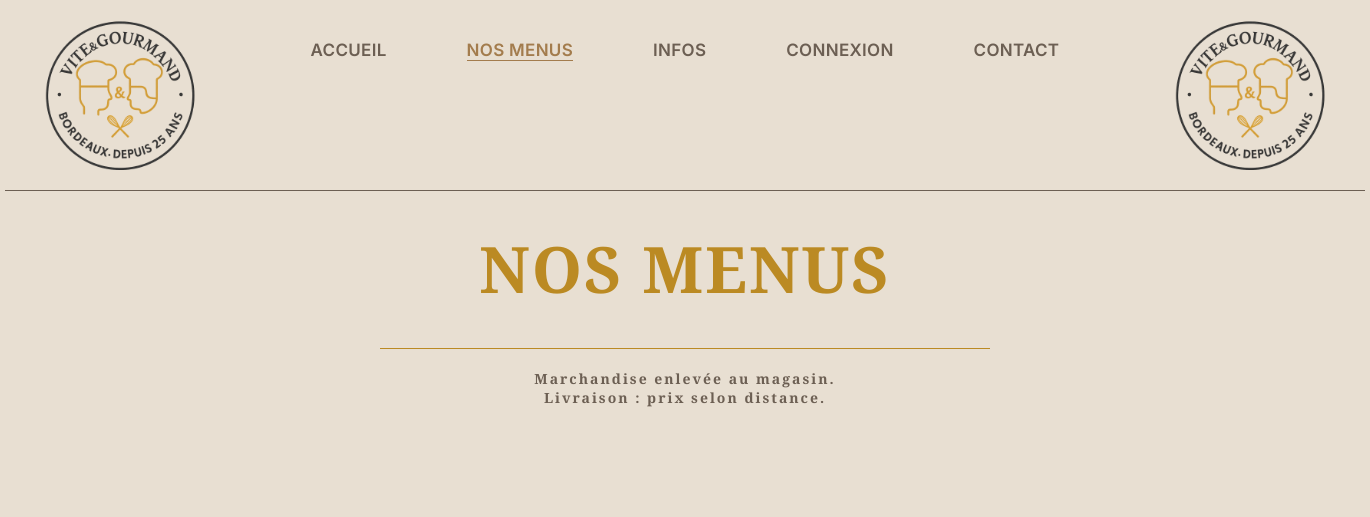
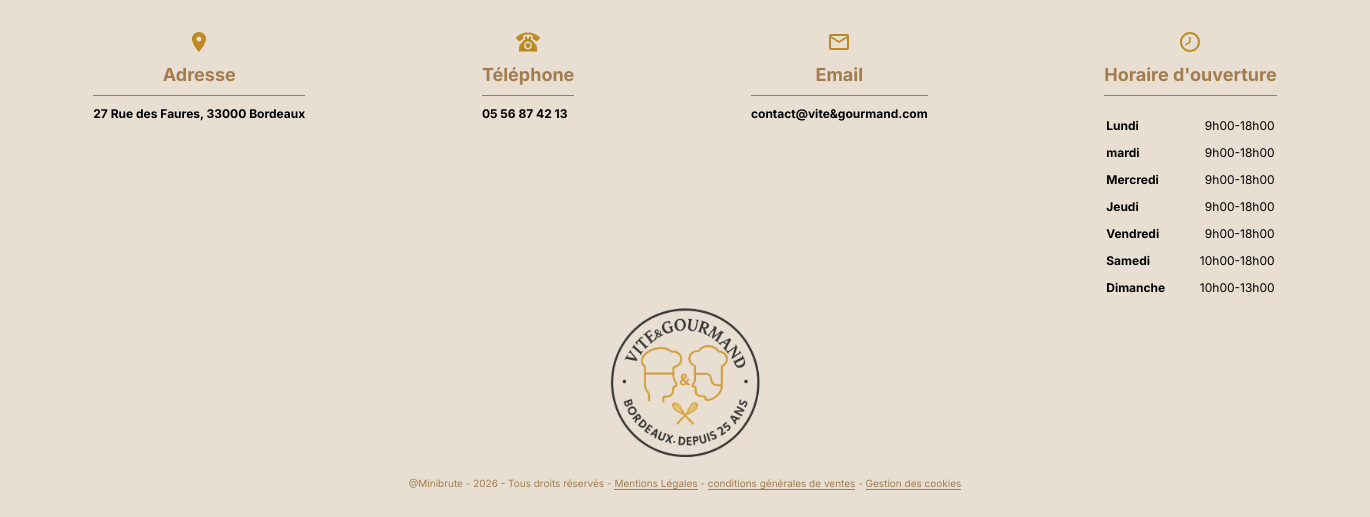
The page /nos-menus.php on the database as committed earlier (2 pictures, top to bottom).
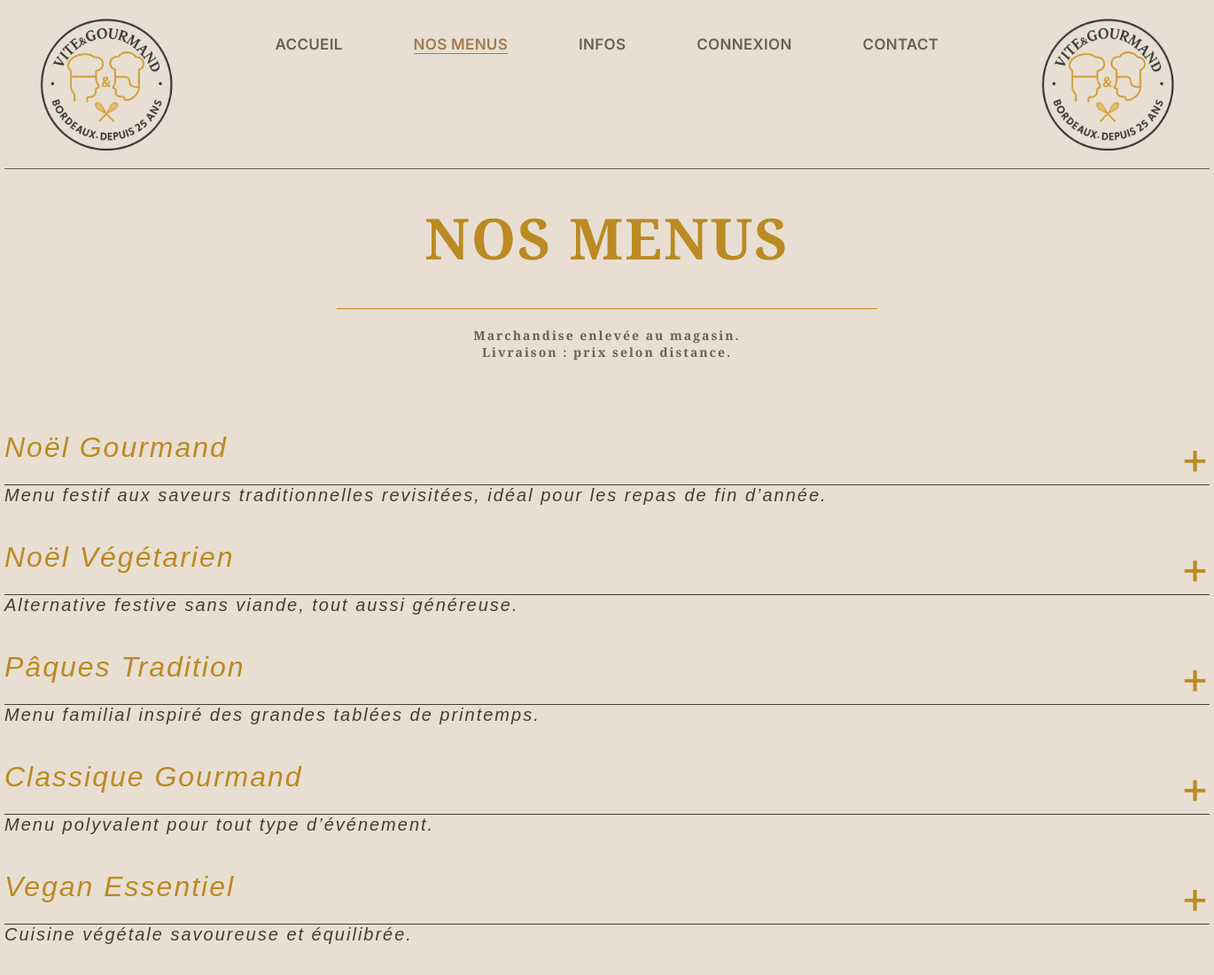
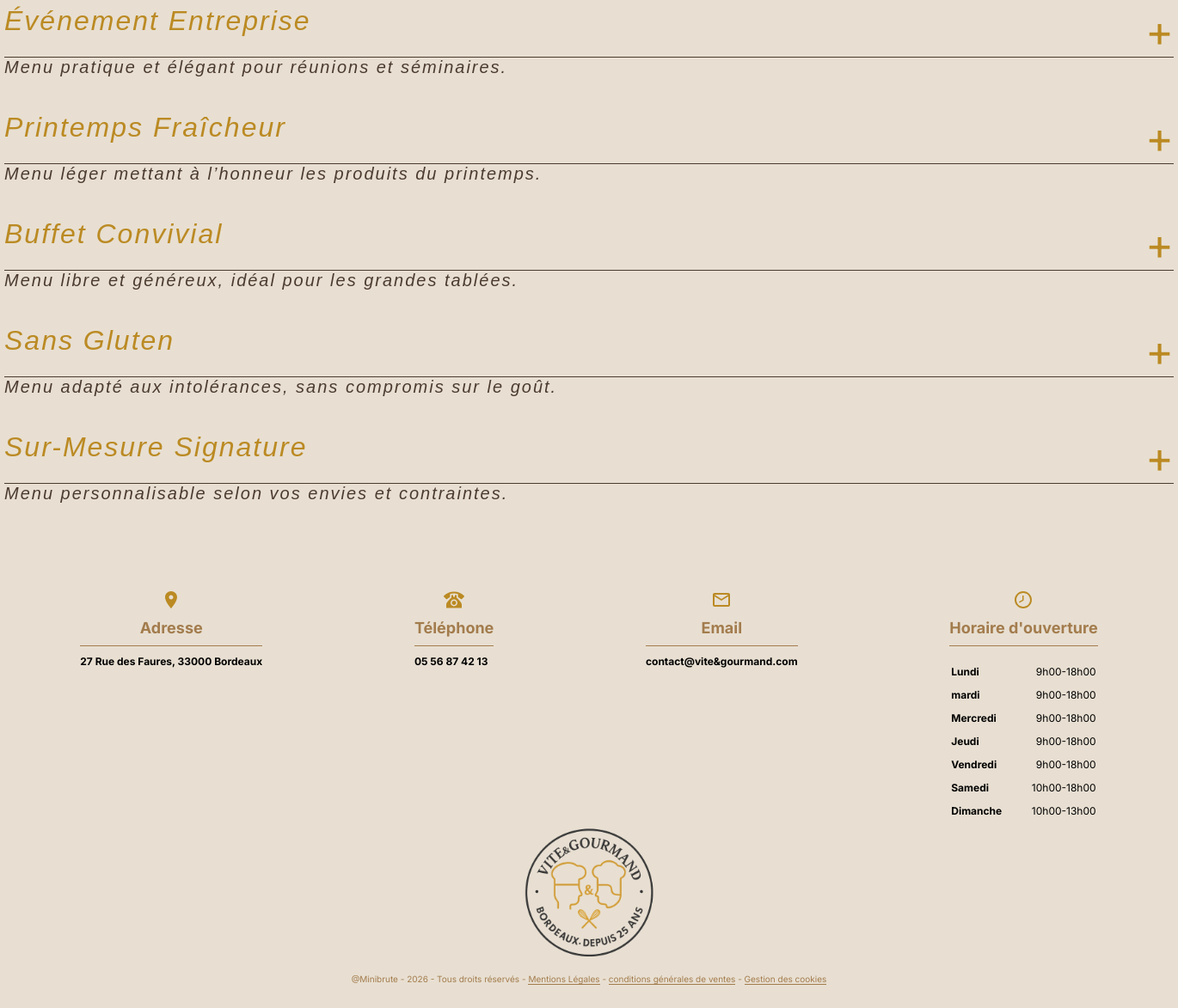
The same page on the database as committed later (2 pictures, top to bottom).
### tables this page shows
CREATE TABLE IF NOT EXISTS `menus` (
  `menu_id` int NOT NULL AUTO_INCREMENT,
  `titre` varchar(50) NOT NULL,
  `description` text NOT NULL,
  `photo1` longblob,
  `mime_photo1` varchar(50) NOT NULL,
  `photo2` longblob,
  `mime_photo2` varchar(50) NOT NULL,
  `photo3` longblob,
  `mime_photo3` varchar(50) NOT NULL,
  `regime` varchar(20) NOT NULL,
  `entree` varchar(50) NOT NULL,
  `plat` varchar(50) NOT NULL,
  `dessert` varchar(50) NOT NULL,
  `allergene` varchar(100) NOT NULL,
  `Nombre_minimum_de_personnes` int NOT NULL,
  `prix` double NOT NULL,
  `conditions` varchar(250) NOT NULL,
  `stock` int NOT NULL,
  PRIMARY KEY (`menu_id`)
);

### nos-menus.php (the view, shortened to what this page needs)
<!DOCTYPE html>
<html lang="en">
<head>
    <link rel="stylesheet" href="css/style.css">
</head>
<?php
    $connexionBdd = new PDO('mysql:host=localhost;dbname=viteetgourmand;charset=utf8', 'root', '');
?>
<body>
    <header>
       <img class="logo-header" src="img/logoblanc_cercle_transparent_150.png">
       <div class="nav-header">
            <ul class="nav-classic">
                <li><a href="index.php">ACCUEIL</a></li>
                <li class="active"><a href="nos-menus.php">NOS MENUS</a></li>
                <li><a href="#info">INFOS</a></li>
                <li><a href="connexion.php">CONNEXION</a></li>
                <li><a href="contact.php">CONTACT</a></li>
            </ul>
        </div>
       <img class="logo-header-2" src="img/logoblanc_cercle_transparent_150.png">
    </header>
    <main>
        <div class="titre-page">
            <h1 class="titre-page">NOS MENUS</h1>
            <div class="trait-titre-page"></div>
            <p class="titre-page">Marchandise enlevée au magasin.</br>
            Livraison : prix selon distance.</p>
        </div>
        <section class="liste-menu">
            <?php
                $bddMenu=$connexionBdd->query(" SELECT * FROM menus ");
                $bddMenu->setFetchMode(PDO::FETCH_OBJ);
                if ($resultatMenu = $bddMenu->fetch()){
                    do{
                        echo "<div class='bloc-menu'>";
                            echo "<div class='ensemble-titre-menu'>";
                                echo "<div class='titre-menu'>".$resultatMenu->titre."</div>";
                                echo "<button id='clickContenueMenu' name='clickContenueMenu' class='btContenueMenu'>+</button>";
                            echo "</div>";
                            echo "<div class='trait-titre-menu'></div>";
                            echo "<div class='description-menu'>".$resultatMenu->description."</div>";
                        echo "</div>";
                        }
                    while ($resultatMenu = $bddMenu->fetch());
                    }
                ?>
        </section>
    </main>
    <footer id="info">
        <div class="info-entreprise">
            <div class="colonne-info">
                <img class="picto-info" src="img/picto_adresse.svg">
                <div class="titre-info">Adresse</div>
                <div class="info-info">27 Rue des Faures, 33000 Bordeaux</div>
            </div>
            <div class="colonne-info">
                <img class="picto-info" src="img/picto_tel.svg">
                <div class="titre-info">Téléphone</div>
                <div class="info-info">05 56 87 42 13</div>
            </div>
            <div class="colonne-info">
                <img class="picto-info" src="img/picto_email.svg">
                <div class="titre-info">Email</div>
                <div class="info-info">contact@vite&gourmand.com</div>
            </div>
            <div class="colonne-info">
                <img class="picto-info" src="img/picto_clock.svg">
                <div class="titre-info">Horaire d'ouverture</div>
                <table class="info-info">
                    <tr>
                        <th>Lundi</th>
                        <th class="h">9h00-18h00</th>
                    </tr>
                    <tr>
                        <th>mardi</th>
                        <th class="h">9h00-18h00</th>
                    </tr>
                    <tr>
                        <th>Mercredi</th>
                        <th class="h">9h00-18h00</th>
                    </tr>
                    <tr>
                        <th>Jeudi</th>
                        <th class="h">9h00-18h00</th>
                    </tr>
                    <tr>
                        <th>Vendredi</th>
                        <th class="h">9h00-18h00</th>
                    </tr>
                    <tr>
                        <th>Samedi</th>
                        <th class="h">10h00-18h00</th>
                    </tr>
                    <tr>
                        <th>Dimanche</th>
                        <th class="h">10h00-13h00</th>
                    </tr>
                </table>
            </div>
        </div>
        <img class="logo-footer" src="img/logoblanc_cercle_transparent_150.png">
        <div class="mentions">
           @Minibrute - 2026 - Tous droits réservés - <a href="">Mentions Légales</a> - <a href="">conditions générales de ventes</a> - <a href="">Gestion des cookies</a>
        </div>
    </footer>
</body>
</html>

### css/style.css (style rules this page uses)
* { margin: 0; padding: 0; box-sizing: border-box; list-style: none; text-decoration-line: none; }
html { font-size: 62.5%; scroll-behavior: smooth; }
body { font-family: 'Inter','Playfair Display', sans-serif; background-color: #E8DFD2; }
h1 { padding: 0 2rem; font-family: 'Playfair Display', Arial, Helvetica, sans-serif; letter-spacing: 0.5rem; font-size: 3.2rem; line-height: 1.2; font-weight: 500; color:#4A3F36; }
h1.titre-page { text-align: center; font-family: 'Playfair Display', Arial, Helvetica, sans-serif; font-weight: bold; color: #bb8a23; margin:4rem; letter-spacing: 0.2rem; font-size: 6.4rem; }
.trait-titre-page { margin:0 auto; width: 610px; border-bottom:1px solid #bb8a23; }
button { cursor: pointer; }
header { max-width: 1360px; margin: 0 auto; padding: 0 4rem; display: flex; flex-direction: row; justify-content: space-between; border-bottom: 1px #6C5F53 solid; }
.logo-header, .logo-header-2 { padding: 2rem 0rem; }
.nav-header { display: flex; flex-direction: column; margin:0 auto; }
ul.nav-classic { display: flex; flex-direction: row; align-items: center; }
ul.nav-classic li, ul#navHamburger li { padding:4rem; }
ul.nav-classic li a, ul#navHamburger li a { font-family: 'inter', Arial, Helvetica, sans-serif; font-weight: 600; letter-spacing:0.03rem; color: #6C5F53; font-size: 1.7rem ; }
ul.nav-classic li.active a, ul#navHamburger li.active a { color: #A37C4D; border-bottom: 1px #A37C4D solid; }
p.titre-page { text-align: center; padding: 2rem; font-family: 'Playfair Display', Arial, Helvetica, sans-serif; font-weight: bold; color: #6C5F53; letter-spacing: 0.2rem; font-size: 1.4rem; }
section.liste-menu { display: flex; flex-direction: column; margin:0 auto; max-width: 1360px; padding:4rem 0; }
.ensemble-titre-menu { display:flex; flex-direction: row; justify-content: space-between; }
.bloc-menu { display: flex; flex-direction: column; margin:2rem 0rem; }
.titre-menu { font-family: 'Playfair Display', Arial, Helvetica, sans-serif; font-style: italic; font-weight: 500; font-size: 3.2rem; color:#bb8a23; letter-spacing: 0.2rem; }
button.btContenueMenu { border: none; background-color:#E8DFD2; color: #bb8a23; font-family:'inter', Arial, Helvetica, sans-serif; font-size: 5rem; }
.trait-titre-menu { width: 1360px; border-bottom: #4B3A2F solid 1px; }
.description-menu { font-family: 'Playfair Display', Arial, Helvetica, sans-serif; font-style: italic; font-weight: 500; color: #4B3A2F; font-size: 2rem; letter-spacing: 0.2rem; }
footer { padding:4rem 0; max-width: 1360px; display: flex; flex-direction: column; margin: 0 auto; }
.info-entreprise { display: flex; flex-direction: row; justify-content: space-around; }
.colonne-info { display: flex; flex-direction: column; margin: 0 auto; }
.picto-info { margin: 0 auto; width: 24px; height: 24px; }
.titre-info { padding:1rem 0; color:#A37C4D; text-align: center; border-bottom: #A37C4D 1px solid; font-size: 1.8rem; font-weight: bold; }
.info-info { padding: 1rem 0; font-weight: bold; font-size: 1.2rem; }
table.info-info th { text-align: left; padding-top:1rem; }
table.info-info th.h { text-align: right; font-weight: lighter; }
.logo-footer { margin:0 auto; max-width: 150px; margin-bottom: 2rem; }
.mentions { color:#A37C4D; text-align: center; }
.mentions a { color: #A37C4D; border-bottom: #A37C4D 1px solid; }

Rows that differ between the two databases and show on the page:
added menus: titre "Noël Gourmand", description "Menu festif aux saveurs traditionnelles revisitées, idéal pour les repas de fin d’année."
added menus: titre "Noël Végétarien", description "Alternative festive sans viande, tout aussi généreuse."
added menus: titre "Pâques Tradition", description "Menu familial inspiré des grandes tablées de printemps."
added menus: titre "Classique Gourmand", description "Menu polyvalent pour tout type d’événement."
added menus: titre "Vegan Essentiel", description "Cuisine végétale savoureuse et équilibrée."
added menus: titre "Événement Entreprise", description "Menu pratique et élégant pour réunions et séminaires."
added menus: titre "Printemps Fraîcheur", description "Menu léger mettant à l’honneur les produits du printemps."
added menus: titre "Buffet Convivial", description "Menu libre et généreux, idéal pour les grandes tablées."
added menus: titre "Sans Gluten", description "Menu adapté aux intolérances, sans compromis sur le goût."
added menus: titre "Sur-Mesure Signature", description "Menu personnalisable selon vos envies et contraintes."
